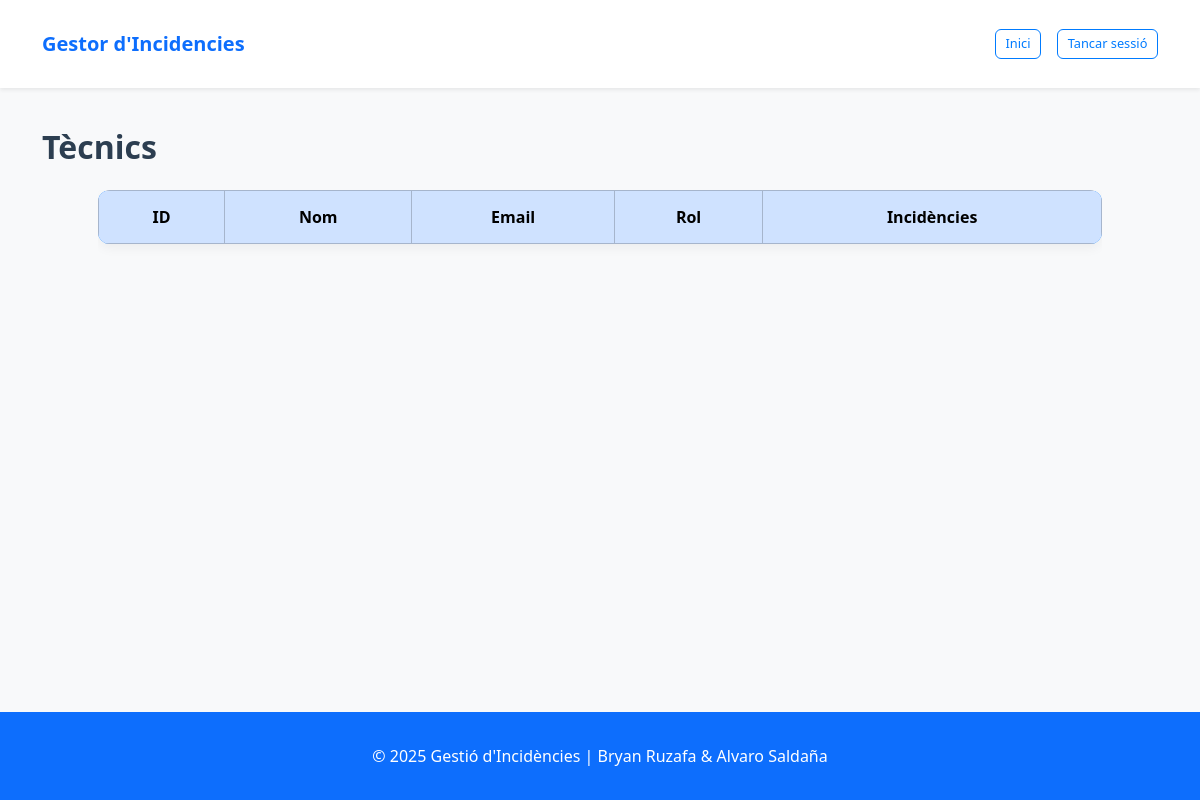
/php/tecnic/tecnic.php, run on an earlier commit of the app's database.
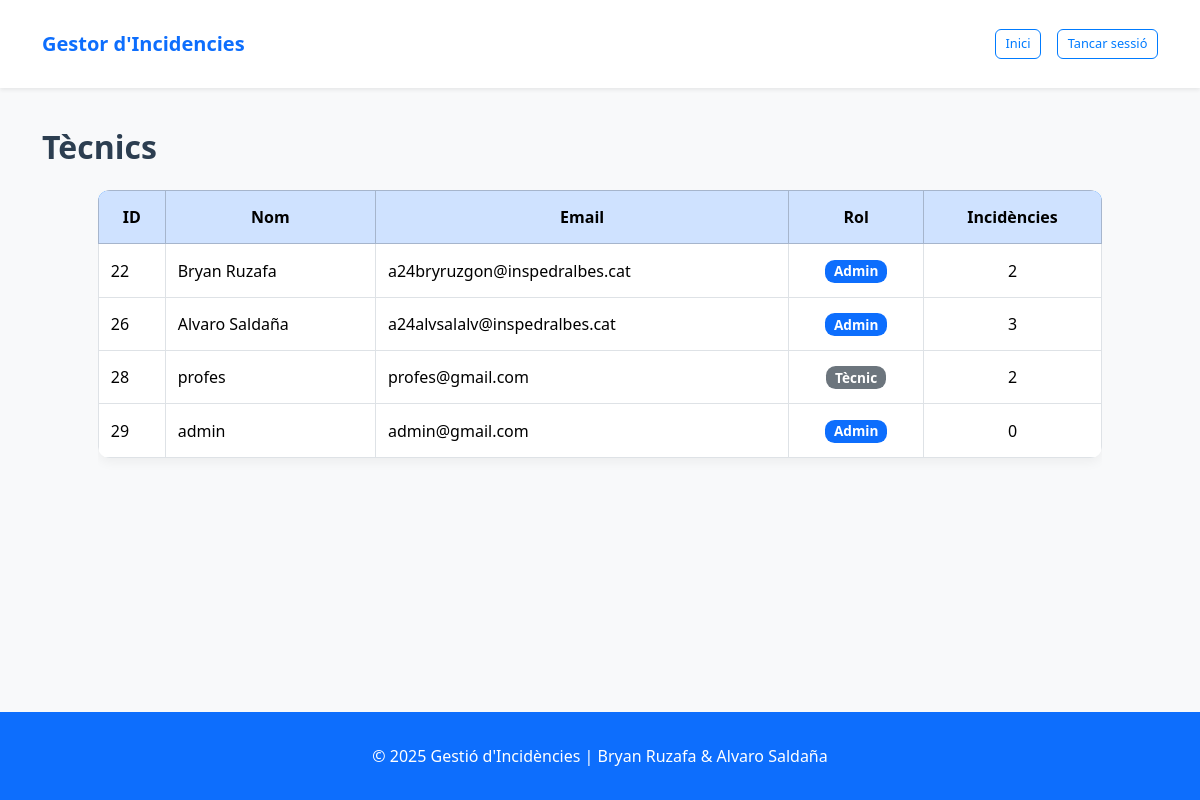
And on a later commit of the database.
### tables this page shows
CREATE TABLE `TECNIC` (
  `id_tecnic` int(11) NOT NULL,
  `nom` varchar(100) NOT NULL,
  `email` varchar(150) NOT NULL,
  `contrasenya` varchar(255) NOT NULL,
  `administrador` tinyint(1) DEFAULT NULL
);

### php/tecnic/tecnic.php (the view, shortened to what this page needs)
<?php
require_once '../utils/logger.php';
$sql = "SELECT
           t.id_tecnic,
           t.nom,
           t.email,
           t.administrador,
           COUNT(i.id_incidencia) AS incidencies_assignades
       FROM
           TECNIC t
       LEFT JOIN
           INCIDENCIA i ON t.id_tecnic = i.tecnic_id
       GROUP BY
           t.id_tecnic, t.nom, t.email, t.administrador";
$result = $conn->query($sql);
$tecnics = [];
if ($result && $result->num_rows > 0) {
    while ($row = $result->fetch_assoc()) {
        $tecnics[] = $row;
    }
}
?>
<?php include '../utils/header.php'; ?>
<div class="container mt-4">
  <div class="d-flex justify-content-between align-items-center mb-4">
    <h2 class="mb-0">Tècnics</h2>
  </div>
  <div class="table-responsive mx-auto" style="width: 90%;">
    <table class="table table-bordered table-hover align-middle">
      <thead class="table-primary">
        <tr class="text-center">
          <th>ID</th>
          <th>Nom</th>
          <th>Email</th>
          <th>Rol</th>
          <th>Incidències</th>
        </tr>
      </thead>
      <tbody>
        <?php foreach ($tecnics as $tecnic): ?>
          <tr>
            <td><?= $tecnic['id_tecnic'] ?></td>
            <td><?= htmlspecialchars($tecnic['nom']) ?></td>
            <td><?= htmlspecialchars($tecnic['email']) ?></td>
            <td class="text-center">
              <?php if ($tecnic['administrador']): ?>
                <span class="badge bg-primary">Admin</span>
              <?php else: ?>
                <span class="badge bg-secondary">Tècnic</span>
              <?php endif; ?>
            </td>
            <td class="text-center"><?= $tecnic['incidencies_assignades'] ?></td>
          </tr>
        <?php endforeach; ?>
      </tbody>
    </table>
  </div>
</div>
<?php include '../utils/footer.php'; ?>

### php/utils/header.php (shortened to what this page needs)
<!DOCTYPE html>
<html lang="ca">
<head>
    <link href="https://cdn.jsdelivr.net/npm/bootstrap@5.3.2/dist/css/bootstrap.min.css" rel="stylesheet">
    <link href="https://cdn.jsdelivr.net/npm/bootstrap-icons@1.10.5/font/bootstrap-icons.css" rel="stylesheet">
    <link rel="stylesheet" href="../css/estils.css?v=<?= time() ?>">
</head>
<body>
<nav class="navbar navbar-expand-lg navbar-light bg-white shadow-sm">
    <div class="container">
        <a class="navbar-brand fw-bold text-primary" href="#">Gestor d'Incidencies</a>
        <div class="ms-auto d-flex align-items-center gap-3">
            <a href="../utils/dashboard.php" class="btn btn-outline-primary btn-sm">Inici</a>
            <a href="../utils/logout.php" class="btn btn-outline-primary btn-sm">Tancar sessió</a>
        </div>
    </div>
</nav>

### php/utils/footer.php (shortened to what this page needs)
<footer class="bg-primary text-white text-center py-3 mt-5">
  <div class="container">
    <p class="mb-0">&copy; <?= date('Y') ?> Gestió d'Incidències | Bryan Ruzafa & Alvaro Saldaña</p>
  </div>
</footer>
</body>
</html>

### php/css/estils.css (style rules this page uses)
html, body { height: 100%; margin: 0; font-family: 'Segoe UI', Tahoma, Geneva, Verdana, sans-serif; color: #333; }
body { display: flex; flex-direction: column; }
.container { flex: 1; max-width: 95%; padding-top: 1rem; padding-bottom: 1rem; }
h2 { font-weight: 600; color: #2c3e50; }
.table { border-collapse: collapse; border-radius: 12px; overflow: hidden; box-shadow: 0 4px 12px rgba(0, 0, 0, 0.05); background-color: white; }
.table th, .table td { vertical-align: middle; padding: 14px 12px; }
.table thead { background-color: #007bff; color: white; }
.badge { font-size: 0.85rem; padding: 0.35em 0.65em; border-radius: 0.6rem; }
.btn-sm { font-size: 0.8rem; padding: 0.3rem 0.6rem; border-radius: 6px; }
.btn-outline-primary { color: #007bff; border: 1px solid #007bff; }
.badge.bg-primary { background-color: #007bff; }
.badge.bg-secondary { background-color: #6c757d; }

### php/utils/header.php (style rules this page uses)
body { background-color: #f8f9fa; }

What changed in the data, as far as the page shows it:
added tecnic: id_tecnic "22", nom "Bryan Ruzafa", email "a24bryruzgon@inspedralbes.cat", administrador "Admin", incidencies_assignades "2"
added tecnic: id_tecnic "26", nom "Alvaro Saldaña", email "a24alvsalalv@inspedralbes.cat", administrador "Admin", incidencies_assignades "3"
added tecnic: id_tecnic "28", nom "profes", email "profes@gmail.com", administrador "Tècnic", incidencies_assignades "2"
added tecnic: id_tecnic "29", nom "admin", email "admin@gmail.com", administrador "Admin", incidencies_assignades "0"
